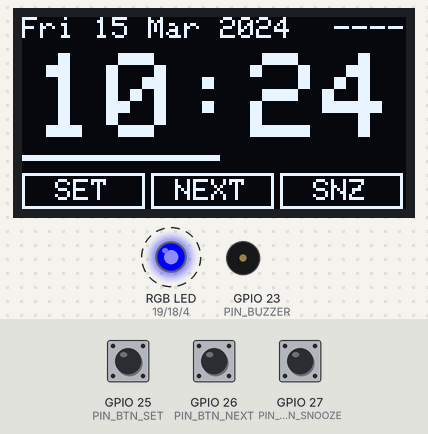
Simulated run of this sketch. Board: ESP32. Parts: 128×64 one-colour display, an RGB LED mixed from three pins (HIGH = lit), buzzer (waves = sounding). Dashed ring = blinking. The test bench sets the inputs (shaded band); at power-on: GPIO 25 (PIN_BTN_SET) HIGH, GPIO 26 (PIN_BTN_NEXT) HIGH, GPIO 27 (PIN_BTN_SNOOZE) HIGH. WiFi joins after 1.5 s; servers stay silent unless stated; the local clock reads 2024-03-15 10:24:30 at power-on unless the sketch sets it; what the sketch prints to the serial monitor is not drawn.

Above: at 1.2 s.
1.3 s: GPIO 25 (PIN_BTN_SET) pulled LOW for 0.15 s
At 1.82 s:
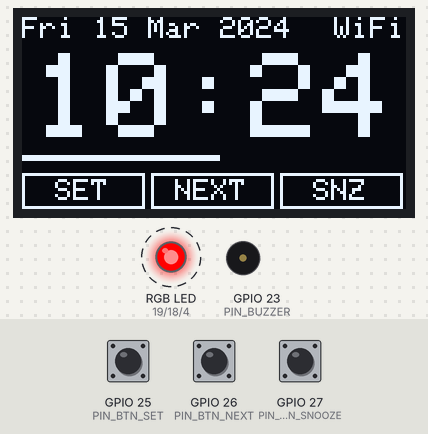
2.0 s: GPIO 26 (PIN_BTN_NEXT) pulled LOW for 0.15 s
At 2.08 s:
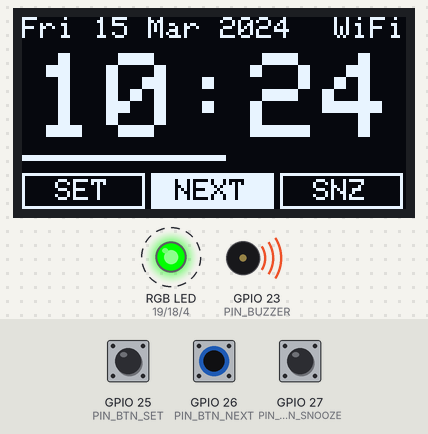
2.7 s: GPIO 27 (PIN_BTN_SNOOZE) pulled LOW for 0.15 s
At 2.78 s:
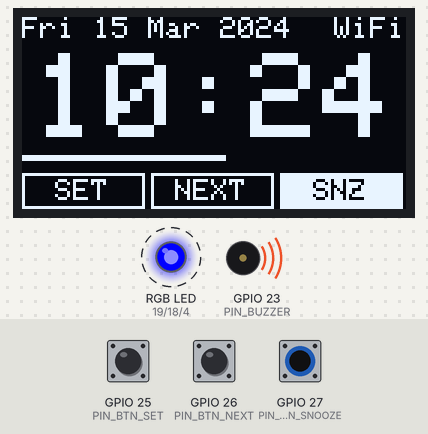
3.4 s: GPIO 25 (PIN_BTN_SET) pulled LOW for 1 s
At 3.77 s:
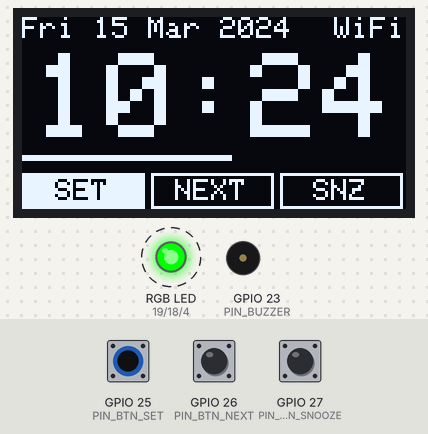
5.0 s: GPIO 26 (PIN_BTN_NEXT) pulled LOW for 1 s
At 5.75 s:
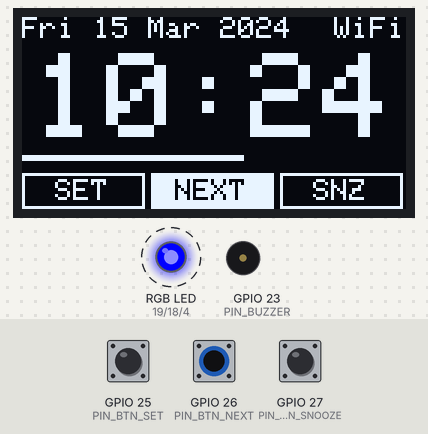
6.6 s: GPIO 27 (PIN_BTN_SNOOZE) pulled LOW for 1 s
At 7.26 s:
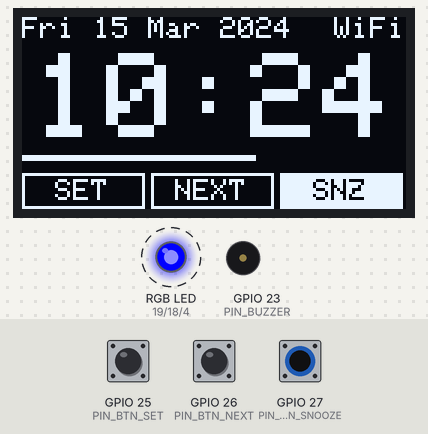
Timing chart, 0 to 9.2 s (numbered marks = the images above; inputs shaded):
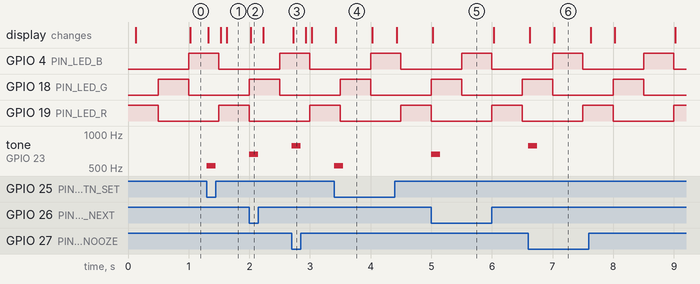

Measured:
- after the input at 1.3 s, tone on GPIO 23 (PIN_BUZZER): silent → 523 Hz at once, → silent 0.15 s later; the display: first changes at once (image 1 shows a later state)
- after the input at 2.0 s, tone on GPIO 23 (PIN_BUZZER): silent → 659 Hz at once, → silent 0.15 s later; the display: changes at once (image 2)
- after the input at 2.7 s, tone on GPIO 23 (PIN_BUZZER): silent → 784 Hz at once, → silent 0.15 s later; the display: changes at once (image 3)
- after the input at 3.4 s, tone on GPIO 23 (PIN_BUZZER): silent → 523 Hz at once, → silent 0.15 s later; the display: changes at once (image 4)
- after the input at 5.0 s, tone on GPIO 23 (PIN_BUZZER): silent → 659 Hz at once, → silent 0.15 s later; the display: changes at once (image 5)
- after the input at 6.6 s, tone on GPIO 23 (PIN_BUZZER): silent → 784 Hz at once, → silent 0.15 s later; the display: first changes at once (image 6 shows a later state)
- by itself, GPIO 4 (PIN_LED_B): alternates HIGH for 0.50 s and LOW for 1.0 s

The sketch:

sketch.ino
```cpp
// Alarm clock WIRING TEST  (classic ESP32 DevKit + SSD1306 OLED)
// Proves every connection in WIRING.md / pins.h works:
//   1. OLED shows the time from WiFi/NTP (big digits) and the date
//   2. RGB LED cycles red -> green -> blue
//   3. Each button beeps the buzzer with its own pitch and lights a box on the OLED
// Not the finished alarm clock: no alarm logic, no time-setting.
//
// Targets arduino-esp32 core 3.x (tone() and ledcAttach()/ledcWrite(pin, duty)).
// Libraries: Adafruit SSD1306 + Adafruit GFX Library (+ Adafruit BusIO).
//
// WOKWI SIMULATION LIMITS (the real board differs here):
//  - WiFi: the simulator offers an open network "Wokwi-GUEST" (used automatically when
//    there is no secrets.h). Real hardware needs secrets.h (copy secrets.example.h).
//  - Bluetooth/BLE is not simulated at all (this sketch does not use it anyway).
//  - The RGB LED part ignores the resistor values, so G and B look as bright as R.
//    On real hardware with 47 ohm they will be dimmer than red; see WIRING.md.
//  - The buzzer part plays tone() as a clean sound; a real piezo is quieter at 3.3 V.
//  - Boot/strapping pin behaviour, brownouts and USB power are not simulated.

#include <Arduino.h>
#include <Wire.h>
#include <WiFi.h>
#include <time.h>
#include <Adafruit_GFX.h>
#include <Adafruit_SSD1306.h>
#include "pins.h"

#if __has_include("secrets.h")
  #include "secrets.h"             // real network (gitignored)
#else
  #define WIFI_SSID "Wokwi-GUEST"  // simulator network, open, no password
  #define WIFI_PASS ""
#endif

Adafruit_SSD1306 display(OLED_WIDTH, OLED_HEIGHT, &Wire, -1);  // -1 = no reset pin

const uint8_t buttonPins[3]  = { PIN_BTN_SET, PIN_BTN_NEXT, PIN_BTN_SNOOZE };
const char*   buttonNames[3] = { "SET", "NEXT", "SNZ" };
const int     buttonTones[3] = { 523, 659, 784 };   // C5, E5, G5 in Hz
bool          pressed[3]     = { false, false, false };

const uint8_t ledPins[3] = { PIN_LED_R, PIN_LED_G, PIN_LED_B };
uint8_t  ledStep = 0;                // 0 = red, 1 = green, 2 = blue
uint32_t lastLedChange = 0;

uint32_t toneOffAt = 0;              // millis() when the current beep ends (0 = silent)
uint32_t lastDraw  = 0;

// Light exactly one colour. RGB_LEVEL() flips the value if RGB_COMMON_ANODE is set in pins.h.
void showColour(uint8_t step) {
  for (uint8_t i = 0; i < 3; i++) {
    ledcWrite(ledPins[i], RGB_LEVEL(i == step ? 255 : 0));
  }
}

void beep(int hz, uint32_t ms) {
  tone(PIN_BUZZER, hz);
  toneOffAt = millis() + ms;
}

void drawScreen() {
  struct tm t;
  bool haveTime = getLocalTime(&t, 0);   // 0 = do not wait; false until NTP has answered
  char buf[24];

  display.clearDisplay();
  display.setTextColor(SSD1306_WHITE);

  // Row 1 (y 0-7): date on the left, WiFi state on the right
  display.setTextSize(1);
  display.setCursor(0, 0);
  if (haveTime) {
    strftime(buf, sizeof(buf), "%a %d %b %Y", &t);
    display.print(buf);
  } else {
    display.print(F("no time yet"));
  }
  display.setCursor(OLED_WIDTH - 6 * 4, 0);
  display.print(WiFi.status() == WL_CONNECTED ? F("WiFi") : F("----"));

  // Rows 2-5 (y 12-43): big HH:MM, 4x font = 24 x 32 px per digit, 5 chars = 120 px
  display.setTextSize(4);
  display.setCursor(4, 12);
  if (haveTime) {
    strftime(buf, sizeof(buf), "%H:%M", &t);
    display.print(buf);
    // seconds as a thin bar under the digits (colon-blink replacement)
    display.fillRect(0, 46, (t.tm_sec * OLED_WIDTH) / 60, 2, SSD1306_WHITE);
  } else {
    display.print(F("--:--"));
  }

  // Bottom row (y 52-63): one box per button, filled while that button is held
  display.setTextSize(1);
  for (uint8_t i = 0; i < 3; i++) {
    int x = i * 43;
    if (pressed[i]) {
      display.fillRect(x, 52, 41, 12, SSD1306_WHITE);
      display.setTextColor(SSD1306_BLACK);
    } else {
      display.drawRect(x, 52, 41, 12, SSD1306_WHITE);
      display.setTextColor(SSD1306_WHITE);
    }
    display.setCursor(x + (41 - 6 * strlen(buttonNames[i])) / 2, 54);
    display.print(buttonNames[i]);
  }
  display.display();
}

void setup() {
  Serial.begin(115200);

  // Buttons: other leg goes to GND, so use the internal pull-up. Released = HIGH.
  for (uint8_t i = 0; i < 3; i++) pinMode(buttonPins[i], INPUT_PULLUP);

  // RGB LED: core 3.x API, ledcAttach(pin, freq, bits) then ledcWrite(pin, duty)
  for (uint8_t i = 0; i < 3; i++) ledcAttach(ledPins[i], LED_PWM_FREQ, LED_PWM_BITS);
  showColour(0);

  pinMode(PIN_BUZZER, OUTPUT);

  Wire.begin(PIN_I2C_SDA, PIN_I2C_SCL);
  if (!display.begin(SSD1306_SWITCHCAPVCC, OLED_I2C_ADDR)) {
    // Nothing to show an error on, so use the LED: blink red forever, and tell the serial monitor
    Serial.println(F("OLED not found: check SDA/SCL/3V3/GND and the address (0x3C or 0x3D)"));
    while (true) {
      showColour(0); delay(200);
      for (uint8_t i = 0; i < 3; i++) ledcWrite(ledPins[i], RGB_LEVEL(0));
      delay(200);
    }
  }

  // WiFi is used for the time only. Start it without blocking: the screen shows "no time yet".
  WiFi.mode(WIFI_STA);
  WiFi.begin(WIFI_SSID, WIFI_PASS);
  // NTP + Sydney time zone including daylight saving. Syncs by itself once WiFi is up.
  configTzTime(TZ_SYDNEY, "pool.ntp.org", "time.google.com");

  Serial.println(F("Wiring test running"));
}

void loop() {
  uint32_t now = millis();

  // 1. Buttons: beep with own pitch on the press edge, remember state for the screen
  for (uint8_t i = 0; i < 3; i++) {
    bool down = (digitalRead(buttonPins[i]) == BTN_PRESSED);
    if (down && !pressed[i]) {
      beep(buttonTones[i], 150);
      Serial.printf("button %s pressed\n", buttonNames[i]);
    }
    pressed[i] = down;
  }
  if (toneOffAt && (int32_t)(now - toneOffAt) >= 0) {
    noTone(PIN_BUZZER);
    toneOffAt = 0;
  }

  // 2. RGB LED: next colour every 500 ms (millis, so nothing blocks)
  if (now - lastLedChange >= 500) {
    lastLedChange = now;
    ledStep = (ledStep + 1) % 3;
    showColour(ledStep);
  }

  // 3. Screen: redraw 10 times a second
  if (now - lastDraw >= 100) {
    lastDraw = now;
    drawScreen();
  }
}
```

secrets.example.h
```cpp
// secrets.example.h  -  COPY this file to secrets.h and edit it. secrets.h is in .gitignore.
// NEVER commit secrets.h or put real credentials in this example file.
//
// Use a 2.4 GHz network: a phone hotspot (set "Maximise compatibility" on iPhone) or a
// travel router. The ESP32 cannot join 5 GHz-only networks. eduroam (WPA2-Enterprise)
// will not work with plain WiFi.begin(ssid, password).
#define WIFI_SSID "YourHotspotName"
#define WIFI_PASS "YourHotspotPassword"
```

pins.h
```cpp
// pins.h  -  pin map for the workshop alarm clock (classic ESP32 DevKit, 30-pin)
// Mirrors WIRING.md and the diagrams. If you change a pin here, change the wiring too.
// Target core: arduino-esp32 3.x (3.3.x tested to compile). The ledc*/tone() calls below
// use the 3.x API; on core 2.x they will NOT compile (see WIRING.md section 4).
// The ESP32 is a 3.3 V chip: every pin here is 3.3 V logic and is NOT 5 V tolerant.
#ifndef PINS_H
#define PINS_H

// ---- SSD1306 0.96" 128x64 OLED (I2C). These are the default Wire pins on the ESP32.
#define PIN_I2C_SDA      21
#define PIN_I2C_SCL      22
#define OLED_I2C_ADDR    0x3C   // most modules; some are 0x3D (see WIRING.md). Power the OLED from 3V3.
#define OLED_WIDTH       128
#define OLED_HEIGHT      64

// ---- Passive buzzer (PS1240 piezo or KY-006 module), driven with tone()/noTone()
#define PIN_BUZZER       23

// ---- RGB LED (common cathode). One resistor per colour, different values (3.3 V!).
//      R: 150 ohm, G: 47 ohm, B: 47 ohm  (calculation in WIRING.md section 3)
#define PIN_LED_R        19
#define PIN_LED_G        18
#define PIN_LED_B        4
#define LED_PWM_FREQ     5000   // Hz, flicker-free
#define LED_PWM_BITS     8      // duty 0..255

// 0 = common-cathode LED (long leg to GND)    -> duty as normal
// 1 = common-anode LED   (long leg to 3V3)    -> output is inverted
// If you set this to 1 you must also move the long-leg wire from GND to 3V3.
#define RGB_COMMON_ANODE 0
#define RGB_LEVEL(v)     (RGB_COMMON_ANODE ? (255 - (v)) : (v))

// ---- Buttons: other leg of each button goes to GND. pinMode(pin, INPUT_PULLUP).
// Pressed = LOW, released = HIGH. Debounce in software (about 20-50 ms).
#define PIN_BTN_SET      25     // BTN 1: set / mode
#define PIN_BTN_NEXT     26     // BTN 2: next / change value
#define PIN_BTN_SNOOZE   27     // BTN 3: snooze / stop alarm
#define BTN_PRESSED      LOW

// ---- Time zone (POSIX TZ string): Sydney, AEST (UTC+10), daylight saving AEDT (+11)
// DST starts first Sunday of October 02:00, ends first Sunday of April 03:00.
#define TZ_SYDNEY        "AEST-10AEDT,M10.1.0,M4.1.0/3"

// ---- Free pins, safe to use for extra experiments / future features
// Output-capable, no boot side-effects: GPIO 13, 32, 33 (16/17 too, unless your module is a WROVER with PSRAM).
// GPIO 14 is also usable but pulses a PWM signal at boot, so a LED on it flashes briefly.
// Bluetooth (BLE) needs NO pins: it is inside the ESP32. Nothing is reserved for it.
// Avoid: GPIO 6-11 (flash), 0/2/5/12/15 (strapping), 1/3 (USB serial),
//        34-39 (input only, no pull-up, so no use for buttons without an external resistor).

#endif  // PINS_H
```
